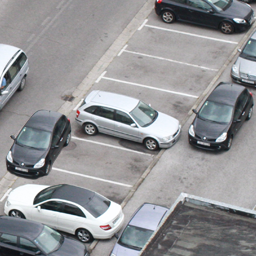
#> input picture thuc_nghiem_2/forged1.png, 256 x 256 px
$ python copy_move_ver2.py
#> lines starting #> are read from the running program, lines starting #| are printed output that depends on the picture; after the words box and inside, x2 and y2 are one past the last pixel; in counts of white or black regions, pixels touching at a corner belong together
import cv2
import numpy as np
import matplotlib.pyplot as plt
from scipy.fftpack import dct
from collections import defaultdict

# =============================
# PARAMETERS
# =============================
BLOCK_SIZE = 8
STEP = 1
QUANT = 15
MIN_SHIFT = 20
MIN_MATCHES = 10
DIST_THRESH = 1e-5

# =============================
# 2D DCT
# =============================
def dct2(block):
    return dct(dct(block.T, norm='ortho').T, norm='ortho')

# =============================
# COPY-MOVE DETECTION
# =============================
def detect_copy_move(image_path):
    # Load images
#> called with image_path = 'forged1.png'
    img_gray = cv2.imread(image_path, cv2.IMREAD_GRAYSCALE)
#> img_gray: shape (256, 256); min 15, max 255, mean 146.7
    img_color = cv2.imread(image_path)
#> img_color is the input picture: shape (256, 256, 3); mean B, G, R 149.7, 147.1, 146.4

    if img_gray is None:
        raise ValueError("Cannot load image")

    h, w = img_gray.shape
#> h = 256; w = 256

    features = []
    positions = []

    # 1. Divide into blocks + DCT features
    for y in range(0, h - BLOCK_SIZE + 1, STEP):
        for x in range(0, w - BLOCK_SIZE + 1, STEP):
            block = img_gray[y:y+BLOCK_SIZE, x:x+BLOCK_SIZE]

            dct_block = dct2(block)
            coeffs = dct_block[:4, :4].flatten()
            coeffs_q = np.round(coeffs / QUANT)

            features.append(coeffs_q)
            positions.append((y, x))
#> after the loop, features = 62001 items; positions = 62001 items

    features = np.array(features)

    # 2. Lexicographic sorting
    idx = np.lexsort(features.T)
    features = features[idx]
    positions = [positions[i] for i in idx]

    # 3. Matching + shift clustering
    shift_groups = defaultdict(list)

    for i in range(len(features) - 1):
        if np.linalg.norm(features[i] - features[i+1]) < DIST_THRESH:
            y1, x1 = positions[i]
            y2, x2 = positions[i+1]

            dx = x2 - x1
            dy = y2 - y1

            if np.hypot(dx, dy) > MIN_SHIFT:
                shift_groups[(dx, dy)].append((y1, x1, y2, x2))
#> this loop made 62000 passes
#> (y1, x1, y2, x2) on passes 62, 125, 144, 160, 238, 240, 255, 281, 285, 312, 339, 353: (135, 214, 161, 32), (134, 215, 160, 33), (133, 202, 159, 20), (135, 215, 161, 33), (133, 216, 159, 34), (130, 190, 156, 8), (129, 189, 155, 7), (133, 194, 159, 12), (131, 219, 157, 37), (132, 218, 158, 36), (134, 189, 160, 7), (133, 217, 159, 35)
#> (y1, x1) on pass 872: (104, 203)

    # 4. Create binary mask
    mask = np.zeros((h, w), dtype=np.uint8)

    for pairs in shift_groups.values():
        if len(pairs) >= MIN_MATCHES:
            for y1, x1, y2, x2 in pairs:
                mask[y1:y1+BLOCK_SIZE, x1:x1+BLOCK_SIZE] = 255
                mask[y2:y2+BLOCK_SIZE, x2:x2+BLOCK_SIZE] = 255

    # 5. Morphological refinement
    kernel = np.ones((7, 7), np.uint8)
    mask = cv2.morphologyEx(mask, cv2.MORPH_CLOSE, kernel)
    mask = cv2.medianBlur(mask, 5)

    # 6. Apply mask to color image (OUTPUT LIKE YOUR IMAGE)
    masked_output = cv2.bitwise_and(img_color, img_color, mask=mask)
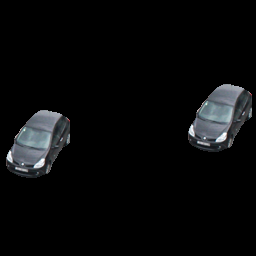
#> masked_output: shape (256, 256, 3); mean B, G, R 10.3, 9.7, 9

    return img_color, mask, masked_output

# =============================
# RUN
# =============================
if __name__ == "__main__":
    image_path = "forged1.png"  # đổi tên nếu cần

    original, mask, output = detect_copy_move(image_path)
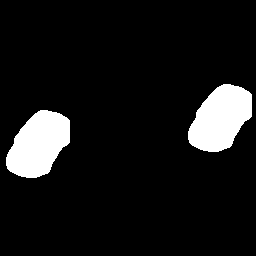
#> mask: shape (256, 256); 9.2% white; 2 white regions, box (x1, y1, x2, y2) and area: (6, 110, 70, 178) 3004, (188, 84, 252, 152) 3003

    plt.figure(figsize=(15, 5))

    plt.subplot(1, 3, 1)
    plt.imshow(cv2.cvtColor(original, cv2.COLOR_BGR2RGB))
    plt.title("Original")
    plt.axis("off")

    plt.subplot(1, 3, 2)
    plt.imshow(mask, cmap='gray')
    plt.title("Binary Mask")
    plt.axis("off")

    plt.subplot(1, 3, 3)
    plt.imshow(cv2.cvtColor(output, cv2.COLOR_BGR2RGB))
    plt.title("Copy-Move Region (Black Background)")
    plt.axis("off")

    plt.tight_layout()
    plt.show()
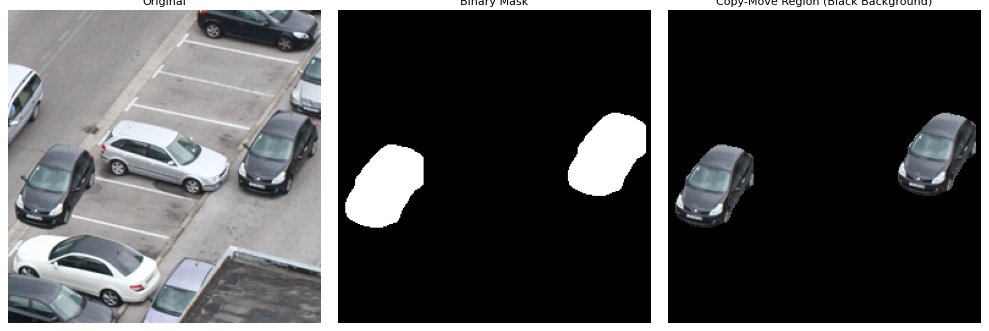
#> figure drawn by matplotlib, 3 panels

$ run again, with thuc_nghiem_2/testcaseELA.jpg saved as thuc_nghiem_2/forged1.png
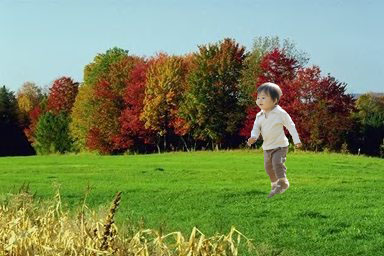
#> input picture thuc_nghiem_2/testcaseELA.jpg, 384 x 256 px
#> in detect_copy_move, img_color is the input picture: shape (256, 384, 3); mean B, G, R 88, 136.2, 119.7
#> after the loop in detect_copy_move, `for y in range(0, h - BLOCK_SIZE + 1, STEP):`: features = 93873 items
#> `original, mask, output = detect_copy_move(image_path)`:
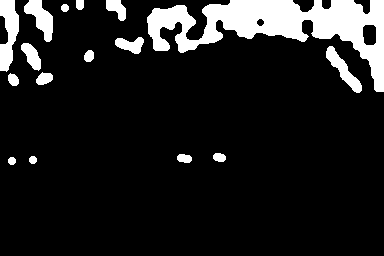
#> mask: shape (256, 384); 12.2% white; 16 white regions, largest, box (x1, y1, x2, y2) and area: (147, 0, 384, 92) 8236, (0, 0, 19, 72) 888, (24, 0, 53, 42) 622
#> `plt.show()`:
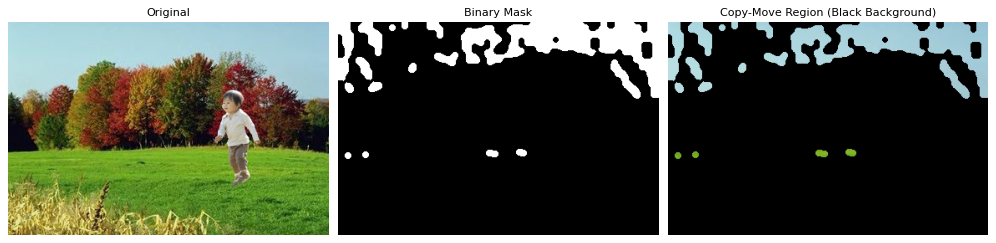
#> figure drawn by matplotlib, 3 panels
